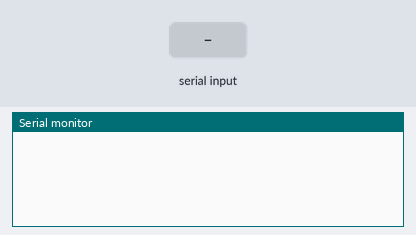
This sketch was run on a simulated Arduino Uno, built with avr-gcc and run on an emulated ATmega328P. Parts: the last lines printed to the serial monitor. Inputs (shaded band) come from the test bench.

Above: at 1.2 s.
1.3 s: "90,45\n" received over Serial
At 2.2 s:
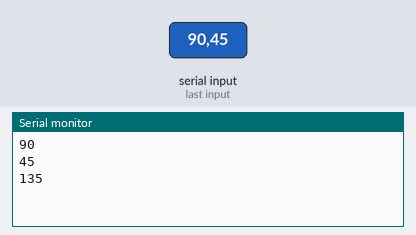
2.8 s: "30,150\n" received over Serial
At 3.4 s:
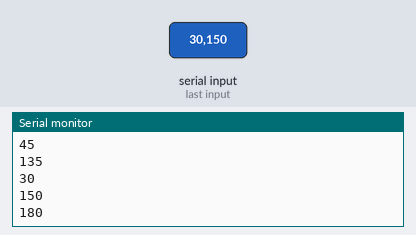
Timing chart, 0 to 5.8 s (numbered marks = the images above; inputs shaded):
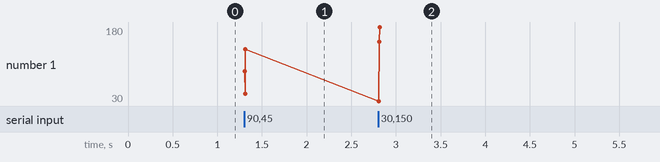

Measured:
- after the input at 1.3 s, the serial monitor: prints a new line at once (image 1)
- after the input at 2.8 s, the serial monitor: prints a new line at once (image 2)
- plotted number 1: 135 → 180 after the input at 2.8 s

The sketch:

lab2_sum.ino
```cpp
int num[2];

void setup() {
Serial.begin(9600);
}

void loop() {

for(int i=0;i<2;i++){
  while(Serial.available() == i);
  num[i] = Serial.parseInt();
  }
  Serial.println(num[0]);
  Serial.println(num[1]);
  if( (num[0] > 9999 || num[0] < -9999) ||  (num[1] > 9999 || num[1] < -9999)){
  Serial.println("ERROR ENTER A FOUR DIGIT NUMBER");
  }
  else{
    Serial.println(num[0] + num[1]);
  }
  while(Serial.available() > 0){
    Serial.read();
  }
}
```
